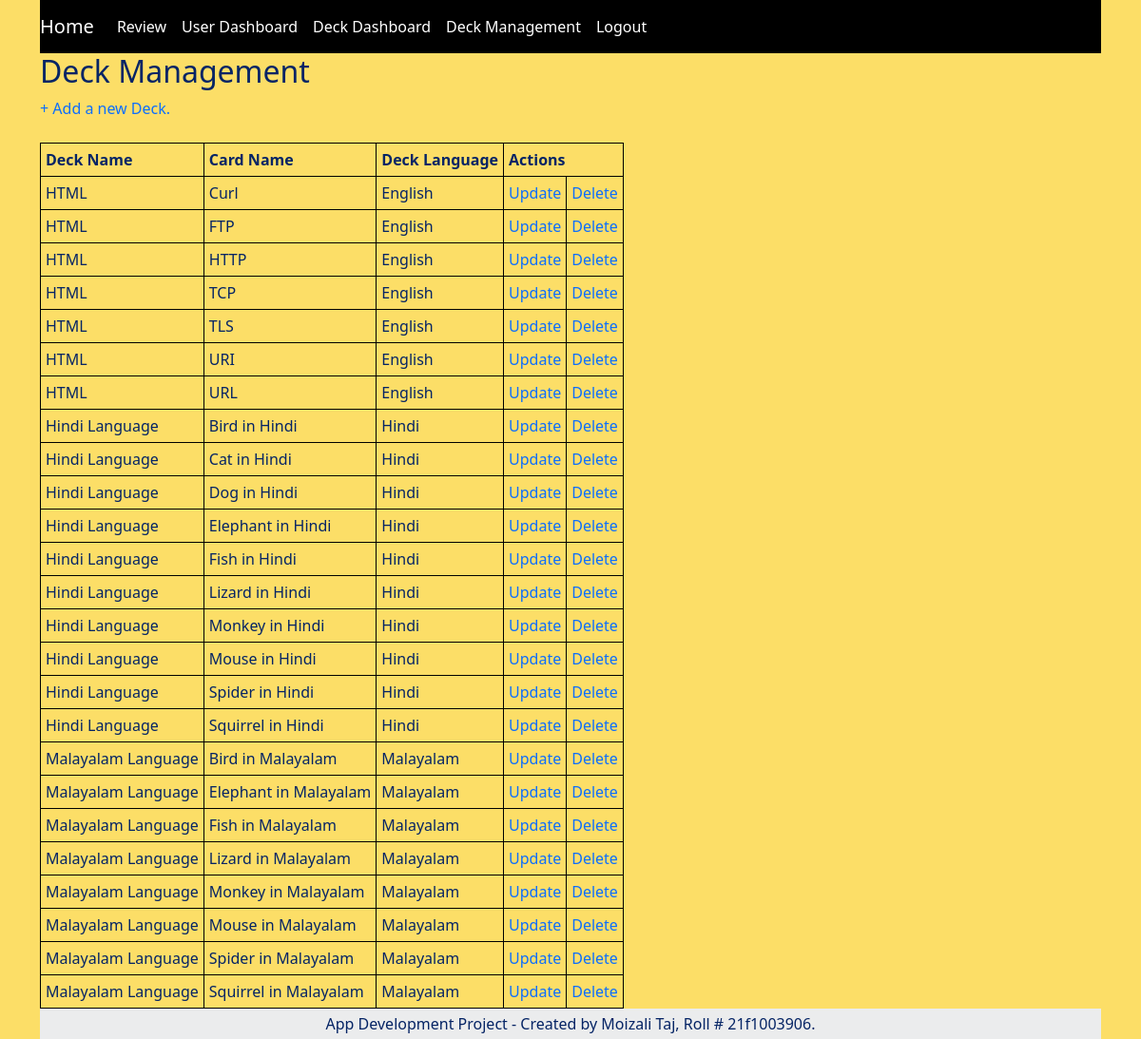
/deck_management?type= (signed in), run on the app's committed database.
### application/models.py (models this page shows)
class Deck_Data(db.Model):
    __tablename__ = 'deck_data'
    deck_id = db.Column(db.Integer, primary_key=True, autoincrement=True)
    deck_name = db.Column(db.String)
    deck_master_name = db.Column(db.String)
    deck_answer = db.Column(db.String, nullable=False)
    deck_option_1 = db.Column(db.String, nullable=False)
    deck_option_2 = db.Column(db.String, nullable=False)
    deck_option_3 = db.Column(db.String, nullable=False)
    deck_option_4 = db.Column(db.String, nullable=False)
    deck_language = db.Column(db.String, nullable=False)
    deck_rating = db.Column(db.Integer)
    deck_rating_count = db.Column(db.Integer)

### application/controllers.py (the view, shortened to what this page needs)
@app.route('/deck_management', methods=["GET", "POST"])
def dec_management():
    if logged_in():
        if session['username'] == 'admin':
            type = request.args.get('type')
            if type == "":
                    dump = Deck_Data.query.order_by(Deck_Data.deck_master_name, Deck_Data.deck_name).all()
                    return render_template("dec_management.html", deck_data=dump, type="None")
        else:
            return render_template("error.html", type="unauthorised"), 401
    else:
        return login()

### application/controllers.py (called while the page is built)
def logged_in():
    if 'username' in session:
        return True
    else:
        return False

### templates/dec_management.html (shortened to what this page needs)
<!DOCTYPE html>
<html lang="en">
    <head>
        <link rel="stylesheet" href="{{ url_for('static',filename='style.css') }}" >
        <link rel="stylesheet" href="https://cdn.jsdelivr.net/npm/bootstrap@5.1.3/dist/css/bootstrap.min.css">
        <link rel="stylesheet" href="{{ url_for('static',filename='style.css') }}" >
    </head>
    <body>
        <div class="container" id="app">
            <nav id="navbar" class="navbar navbar-expand-lg navbar-dark bg-black">
                <a class="navbar-brand" href="/">Home</a>
                <div class="collapse navbar-collapse" id="navbarSupportedContent">
                    <ul class="navbar-nav mr-auto">
                        <li class="nav-item"><a class="nav-link" style="color:white;" href="/review">Review</a></li>
                        <li class="nav-item"><a class="nav-link" style="color:white;" href="/dashboard?type=user">User Dashboard</a></li>
                        <li class="nav-item"><a class="nav-link" style="color:white;" href="/dashboard?type=deck">Deck Dashboard</a></li>
                        <li class="nav-item"><a class="nav-link" style="color:white;" href="/deck_management?type=">Deck Management</a></li>
                        <li class="nav-item"><a class="nav-link" style="color:white;" href="/logout">Logout</a></li>
                    </ul>
                </div>
            </nav>
            {% block display %}
                {% if type=='None' %}
                    <h2>Deck Management</h2>
                    {% block content %}
                        {% if deck_data|length > 0 %}
                        <a href="/deck_management?type=create">+ Add a new Deck.</a>
                        <br><br>
                            <table>
                                <tr>
                                    <th>Deck Name</th>
                                    <th>Card Name</th>
                                    <th>Deck Language</th>
                                    <th colspan="2">Actions</th>
                                </tr>
                                {% for dec in deck_data %}
                                    <tr>
                                        <td>{{dec["deck_master_name"]}} </a></td>
                                        <td>{{dec["deck_name"]}}</td>
                                        <td>{{dec["deck_language"]}}</td>
                                        <td><a href='/deck_management?type=update&deckid={{dec["deck_id"]}}'>Update</a></td>
                                        <td><a href='/deck_management?type=delete&deckid={{dec["deck_id"]}}'>Delete</a></td>
                                    </tr>
                                {% endfor %}
                            </table>
                        {% else %}
                            No deck found. Add the deck now!
                            <br><br>
                            <a href="/deck_management?type=create&">+ Add a new Deck.</a>
                        {% endif %}
                    {% endblock content %}
                {% endif %}
            {% endblock display %}
            <footer class="text-center text-lg-start bg-light text-muted">
                <div class="text-center p-1" style="background-color: rgba(0, 0, 0, 0.05);color: #052465">
                    App Development Project - Created by Moizali Taj, Roll # 21f1003906.
                </div>
            </footer>
        </div>
    </body>
</html>

### static/style.css (style rules this page uses)
body { background-color: #fcde67; font-size: Medium; color: #052465; }
table, tr, td,th { border: 1px solid black; border-collapse:collapse; padding:5px; }
a { text-decoration: none; font-size: Medium; }

### data on the page
Deck_Data: deck_master_name "HTML", deck_name "Curl", deck_language "English"
Deck_Data: deck_master_name "HTML", deck_name "FTP", deck_language "English"
Deck_Data: deck_master_name "HTML", deck_name "HTTP", deck_language "English"
Deck_Data: deck_master_name "HTML", deck_name "TCP", deck_language "English"
Deck_Data: deck_master_name "HTML", deck_name "TLS", deck_language "English"
Deck_Data: deck_master_name "HTML", deck_name "URI", deck_language "English"
Deck_Data: deck_master_name "HTML", deck_name "URL", deck_language "English"
Deck_Data: deck_master_name "Hindi Language", deck_name "Bird in Hindi", deck_language "Hindi"
Deck_Data: deck_master_name "Hindi Language", deck_name "Cat in Hindi", deck_language "Hindi"
Deck_Data: deck_master_name "Hindi Language", deck_name "Dog in Hindi", deck_language "Hindi"
Deck_Data: deck_master_name "Hindi Language", deck_name "Elephant in Hindi", deck_language "Hindi"
Deck_Data: deck_master_name "Hindi Language", deck_name "Fish in Hindi", deck_language "Hindi"
Deck_Data: deck_master_name "Hindi Language", deck_name "Lizard in Hindi", deck_language "Hindi"
Deck_Data: deck_master_name "Hindi Language", deck_name "Monkey in Hindi", deck_language "Hindi"
Deck_Data: deck_master_name "Hindi Language", deck_name "Mouse in Hindi", deck_language "Hindi"
Deck_Data: deck_master_name "Hindi Language", deck_name "Spider in Hindi", deck_language "Hindi"
Deck_Data: deck_master_name "Hindi Language", deck_name "Squirrel in Hindi", deck_language "Hindi"
Deck_Data: deck_master_name "Malayalam Language", deck_name "Bird in Malayalam", deck_language "Malayalam"
Deck_Data: deck_master_name "Malayalam Language", deck_name "Elephant in Malayalam", deck_language "Malayalam"
Deck_Data: deck_master_name "Malayalam Language", deck_name "Fish in Malayalam", deck_language "Malayalam"
Deck_Data: deck_master_name "Malayalam Language", deck_name "Lizard in Malayalam", deck_language "Malayalam"
Deck_Data: deck_master_name "Malayalam Language", deck_name "Monkey in Malayalam", deck_language "Malayalam"
Deck_Data: deck_master_name "Malayalam Language", deck_name "Mouse in Malayalam", deck_language "Malayalam"
Deck_Data: deck_master_name "Malayalam Language", deck_name "Spider in Malayalam", deck_language "Malayalam"
Deck_Data: deck_master_name "Malayalam Language", deck_name "Squirrel in Malayalam", deck_language "Malayalam"
